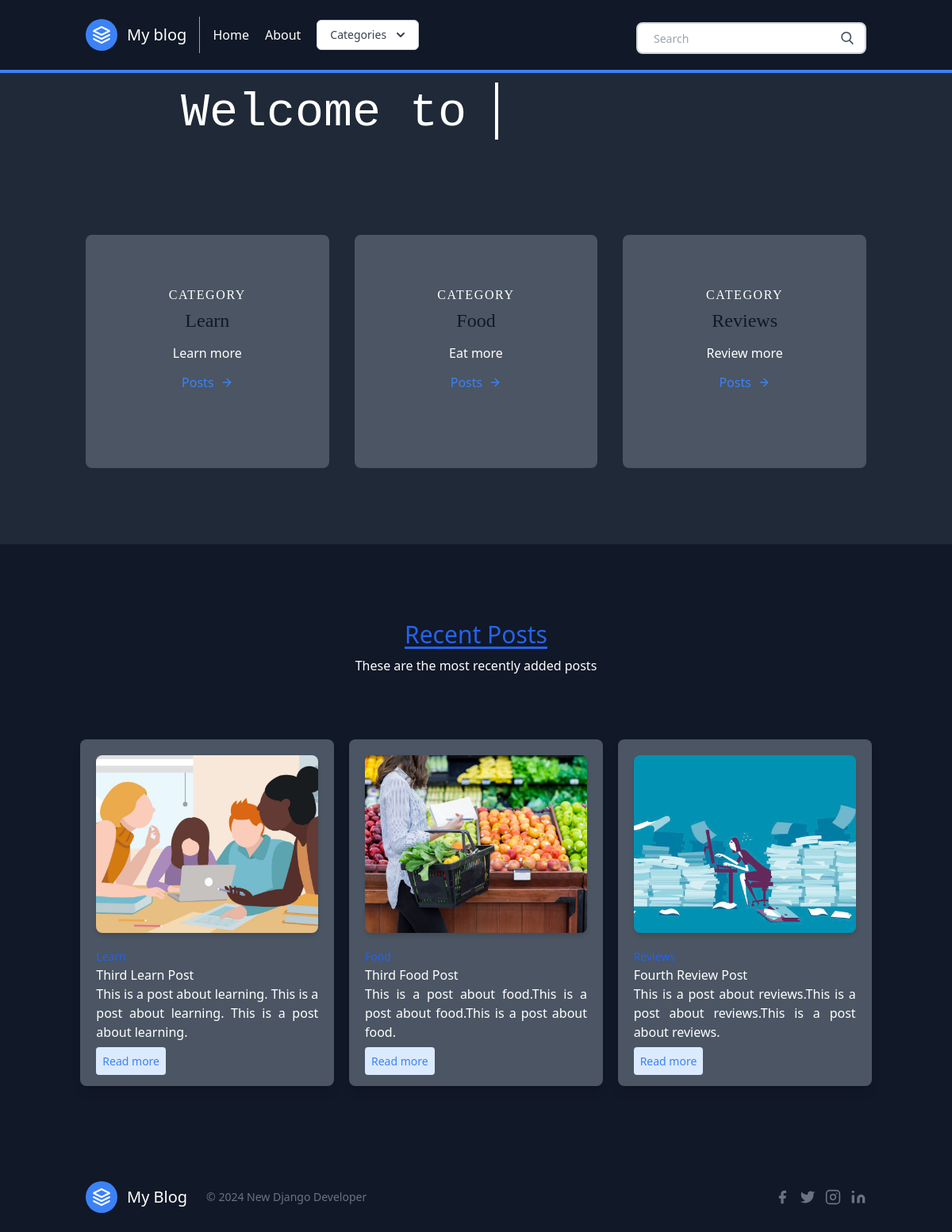
The page / on the database its author committed.
### posts/models.py (models this page shows, shortened)
class Category(models.Model):
    title = models.CharField(max_length=20)
    subtitle = models.CharField(max_length=20)
    slug = models.SlugField()
    thumbnail = models.ImageField()

class Post(models.Model):
    title = models.CharField(max_length=100)
    slug = models.SlugField()
    overview = models.TextField()
    timestamp = models.DateTimeField(auto_now_add=True)
    content = models.TextField()
    author = models.ForeignKey(Author, on_delete=models.CASCADE)
    thumbnail = models.ImageField()
    categories = models.ManyToManyField(Category)
    featured = models.BooleanField()

### posts/views.py (the view)
# urls.py: path('', homepage, name = 'homepage'),
def homepage (request):
    categories = Category.objects.all()[0:3]
    featured = Post.objects.filter(featured=True)
    latest = Post.objects.order_by('-timestamp')[0:3]
    context= {
        'object_list': featured,
        'latest': latest,
        'categories':categories,
    }
    return render(request, 'homepage.html',context)

### posts/templatetags/markdown_extras.py (called while the page is built)
@register.simple_tag
def get_categories():
    return Category.objects.all()[0:3]

### templates/homepage.html (shortened to what this page needs)
{% extends 'base.html' %}
{% block content %}
    <div class="w-full bg-cover bg-center bg-gray-800" >
      <div class="py-5 flex items-center justify-center h-full w-full">
        <h1 class="mb-2 font-mono text-4xl text-white md:text-6xl">
          Welcome to <br class="block md:hidden" />
          <span class="relative">
            <span class="h-20 pt-2 overflow-x-hidden whitespace-nowrap text-brand-accent">
              MY BLOG <span class="text-3xl md:text-5xl">👋</span>
            </span>
            <span
              class=" cursor absolute -bottom-0 left-0 -top-1 inline-block bg-gray-800 w-full animate-type will-change"
            ></span>
          </span>
        </h1>
      </div>
    </div>
    <section class="text-white body-font bg-gray-800 ">
        <div class="container px-5 py-24 mx-auto">
          <div class="flex flex-wrap -m-4">
            {% for category in categories %}
            <div class="p-4 lg:w-1/3">
              <div class="transition ease-in-out delay-150 bg-blue-500 hover:-translate-y-1 hover:scale-110 hover:bg-indigo-500 duration-300 w-full bg-cover bg-center bg-gray-600 rounded-lg " >
                <div class="h-full bg-white-900 bg-opacity-40 hover:bg-opacity-70 transition duration-300 ease-in-out px-8 pt-16 pb-24 rounded-lg overflow-hidden text-center relative">
                <h2 class="tracking-widest text-1xl title-font font-serif text-black-800 mb-1">
                  CATEGORY</h2>
                <h1 class="title-font sm:text-2xl text-xl font-serif text-gray-900 mb-3">
                  {{ category.title }}</h1>
                <p class="leading-relaxed mb-3">
                  {{ category.subtitle }}</p>
                <a href="{% url 'postlist' category.slug %}" class="rounded-lg hover:bg-blue-200 text-blue-500 inline-flex items-center">
                  Posts
                  <svg class="w-4 h-4 ml-2" viewBox="0 0 24 24" stroke="currentColor" stroke-width="2" fill="none" stroke-linecap="round" stroke-linejoin="round">
                    <path d="M5 12h14"></path>
                    <path d="M12 5l7 7-7 7"></path>
                  </svg>
                </a>
              </div>
              </div>
            </div>
            {% endfor %}
          </div>
        </div>
    </section>
<section class="blog  bg-gray-900 body-font">
      <div class="container px-5 py-24 mx-auto">
        <div class="flex flex-wrap w-full mb-20 flex-col items-center text-center">
          <h1 class="sm:text-3xl text-2xl font-medium title-font mb-2 text-blue-600 underline underline-offset-4">
            Recent Posts</h1>
          <p class="lg:w-1/2 w-full leading-relaxed text-base text-white">
            These are the most recently added posts</p>
        </div>
        <div class="flex flex-wrap sm:-m-4 -mx-4 -mb-10 -mt-4">
          {% for obj in object_list %}
          <div class="p-4 md:w-1/3 md:mb-0 mb-6 flex flex-col justify-center items-center max-w-sm mx-auto text-white">
            <div class=" w-70 bg-gray-600 shadow-lg rounded-lg overflow-hidden p-5">
             <div class="bg-gray-300 h-56 w-full rounded-lg shadow-md bg-cover bg-center"
            style="background-image: url('{{ obj.thumbnail.url }}')">
          </div>
              <div class="header-content inline-flex mt-5  ">
                {% for category in obj.categories.all %}
                <div class="category-title flex-1 text-sm text-blue-600">
                </div>
                {% endfor %}
              </div>
                <div class="title-post font-medium ">
                {{ obj.title }}
                </div>
                <div class="summary-post text-base text-justify">
                  {{ obj.overview }}
                </div>
                <div class="mt-3">
                <a href="{% url 'post' obj.slug %}" class="bg-blue-100 text-blue-500 rounded p-2 text-sm ">
                  Read more
                </a>
              </div>
            </div>
          </div>
          {% endfor %}
        </div>
      </div>
</section>
{% endblock content %}

### templates/homepage.html (style rules this page uses)
.cursor::after { display: block; content: ''; position: absolute; width: 4px; height: 100%; background-color: #fff; animation: cursor .6s linear infinite alternate; will-change: opacity; }
.w-70 { width: 20rem; }

### rows shown on the page
Category: title "Learn", subtitle "Learn more"
Category: title "Food", subtitle "Eat more"
Category: title "Reviews", subtitle "Review more"
Post: thumbnail (picture), title "Third Learn Post", overview "This is a post about learning. This is a post about learning. This is a post about learning."
Post: thumbnail (picture), title "Third Food Post", overview "This is a post about food.This is a post about food.This is a post about food."
Post: thumbnail (picture), title "Fourth Review Post", overview "This is a post about reviews.This is a post about reviews.This is a post about reviews."
